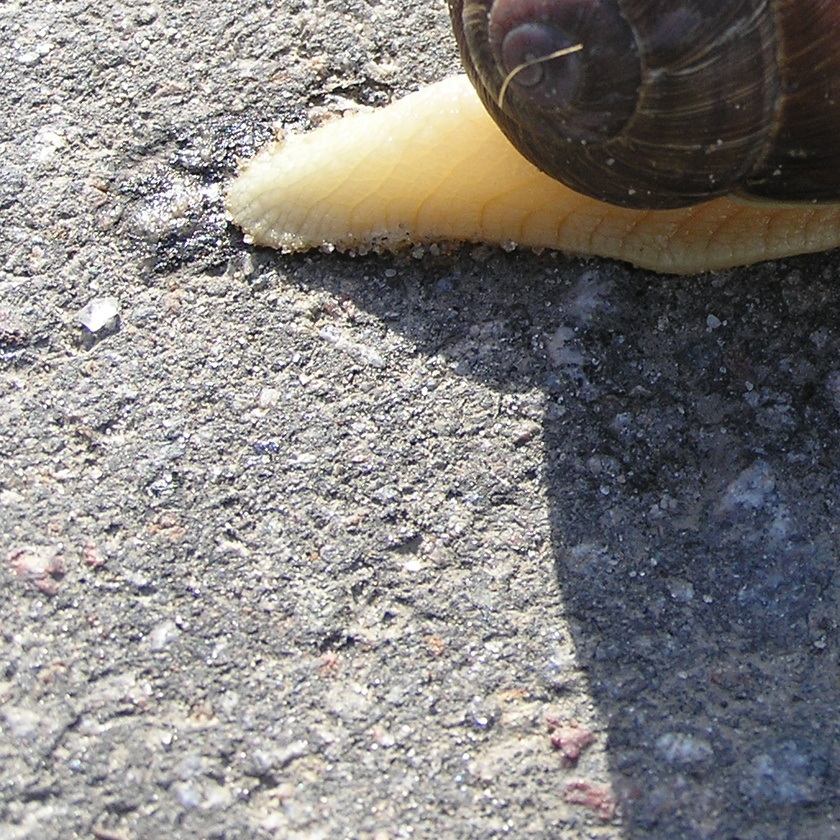
#> input picture LessСompressionJPEG/image.jpg, 840 x 840 px, shrunk from 1024 x 1024 before the run
$ python lesscompression_jpeg.py
#> lines starting #> are read from the running program, lines starting #| are printed output that depends on the picture
import os
import numpy as np
from scipy import fftpack
from PIL import Image
from huffman import HuffmanTree

#--- DCT ---

def dct_2d(image):
    return fftpack.dct(
        fftpack.dct(image.T, norm='ortho').T,
        norm='ortho',
    )

def idct_2d(image):
    return fftpack.dct(
        fftpack.dct(image.T, norm='ortho').T,
        norm='ortho',
    )


#--- quantization ---
def load_quantization_table(component):

    if component == 'lum':
        return np.array([
            [16, 11, 10, 16, 24, 40, 51, 61],
            [12, 12, 14, 19, 26, 58, 60, 55],
            [14, 13, 16, 24, 40, 57, 69, 56],
            [14, 17, 22, 29, 51, 87, 80, 62],
            [18, 22, 37, 56, 68, 109, 103, 77],
            [24, 35, 55, 64, 81, 104, 113, 92],
            [49, 64, 78, 87, 103, 121, 120, 101],
            [72, 92, 95, 98, 112, 100, 103, 99]
        ])

    elif component == 'chrom':
        return np.array([
            [17, 18, 24, 47, 99, 99, 99, 99],
            [18, 21, 26, 66, 99, 99, 99, 99],
            [24, 26, 56, 99, 99, 99, 99, 99],
            [47, 66, 99, 99, 99, 99, 99, 99],
            [99, 99, 99, 99, 99, 99, 99, 99],
            [99, 99, 99, 99, 99, 99, 99, 99],
            [99, 99, 99, 99, 99, 99, 99, 99],
            [99, 99, 99, 99, 99, 99, 99, 99]
        ])

def quantize(blok, component):
    q = load_quantization_table(component)
    return (blok / q).round().astype(np.int32)

def dequantize(blok, component):
    q = load_quantization_table(component)
    return blok * q


#--- zigzag ---
def zigzag_points(rows, cols):

    solution = [[] for _ in range(rows + cols - 1)]

    for i in range(rows):
        for j in range(cols):

            s = i + j

            if s % 2 == 0:
                solution[s].insert(0, (i, j))
            else:
                solution[s].append((i, j))

    for diagonal in solution:
        for point in diagonal:
            yield point


def block_to_zigzag(block):

    return np.array(
        [block[point] for point in zigzag_points(*block.shape)]
    )


def zigzag_to_block(zigzag):

    block = np.empty((8, 8), np.int32)

    for i, point in enumerate(zigzag_points(8, 8)):
        block[point] = zigzag[i]

    return block


#--- RLE ---
def run_length_encode(arr):

    encoded = []

    count = 1
    prev = arr[0]

    for elem in arr[1:]:

        if elem == prev:
            count += 1
        else:
            encoded.append((prev, count))
            prev = elem
            count = 1

    encoded.append((prev, count))
    return encoded


#--- encode ---
def encode(input_file, output_file):

#> called with input_file = 'image.jpg', output_file = 'compressed.asf'
    image = Image.open(input_file)
#> image is the input picture: PIL image 840x840 RGB; mean R, G, B 133.2, 130.2, 128.4

    ycbcr = image.convert('YCbCr')
#> ycbcr: PIL image 840x840 YCbCr; mean of channels 0, 1, 2 130.4, 126.2, 129.2

    npmat = np.array(ycbcr, dtype=np.uint8)

    rows, cols = npmat.shape[0], npmat.shape[1]
#> rows = 840; cols = 840

    if rows % 8 != 0 or cols % 8 != 0:
        raise ValueError(
            "Ширина та висота мають бути кратними 8"
        )

    result = []

    for row in range(0, rows, 8):
        for col in range(0, cols, 8):
            for channel in range(3):

                block = npmat[row:row + 8, col:col + 8, channel]

                block = block.astype(np.int32) - 128

                dct_block = dct_2d(block)

                quant_block = quantize(
                    dct_block,
                    'lum' if channel == 0 else 'chrom'
                )

                zigzag = block_to_zigzag(quant_block)

                rle = run_length_encode(zigzag)

                result.extend(rle)


#--- huffman ---
    values = []

    for item in result:
        values.append(item)
#> this loop made 266199 passes
#> item on passes 1 to 3: (24, 1), (-9, 1), (-30, 1)
#> (the call stopped at in encode, `huffman = HuffmanTree(values)`: huffman is not available in this run)

    huffman = HuffmanTree(values)

    table = huffman.value_to_bitstring_table()

    encoded_bits = ""

    for item in result:
        encoded_bits += table[item]

    with open(output_file, 'w') as f:
        f.write(encoded_bits)

    print("Кодування завершено")
    print("Розмір після стиснення:", len(encoded_bits), "біт")


#--- decode ---
def decoder(input_image, restored_image):

#> called with input_image = 'image.jpg', restored_image = 'restored.jpg'
    image = Image.open(input_image)

    image = image.convert('YCbCr')

    npmat = np.array(image, dtype=np.uint8)

    rows, cols = npmat.shape[0], npmat.shape[1]

    restored = np.zeros_like(npmat)

    for row in range(0, rows, 8):
        for col in range(0, cols, 8):
            for channel in range(3):
                block = npmat[row:row + 8, col:col + 8, channel]
                block = block.astype(np.int32) - 128
                dct_block = dct_2d(block)

                quant_block = quantize(
                    dct_block,
                    'lum' if channel == 0 else 'chrom'
                )

                dequant_block = dequantize(
                    quant_block,
                    'lum' if channel == 0 else 'chrom'
                )

                restored_block = idct_2d(dequant_block)

                restored_block = restored_block + 128

                restored_block = np.clip(
                    restored_block,
                    0,
                    255
                )

                restored[row:row + 8,
                         col:col + 8,
                         channel] = restored_block

        restored_img = Image.fromarray(
            restored.astype(np.uint8),
        ).convert('RGB')

        restored_img.save(restored_image)
#> this loop made 105 passes
#> pass 1, in decoder, `restored_img = Image.fromarray( restored.astype(np.uint8), ).convert('..`:
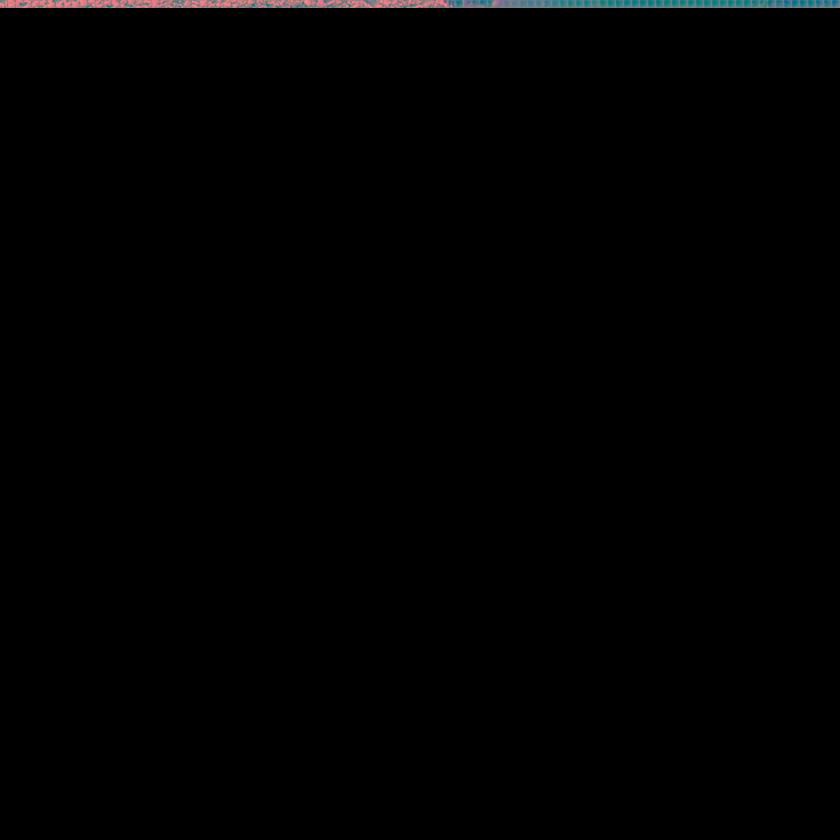
#> restored_img: PIL image 840x840 RGB; mean R, G, B 1.2, 1.2, 1.2
#> pass 3, in decoder, `restored_img = Image.fromarray( restored.astype(np.uint8), ).convert('..`:
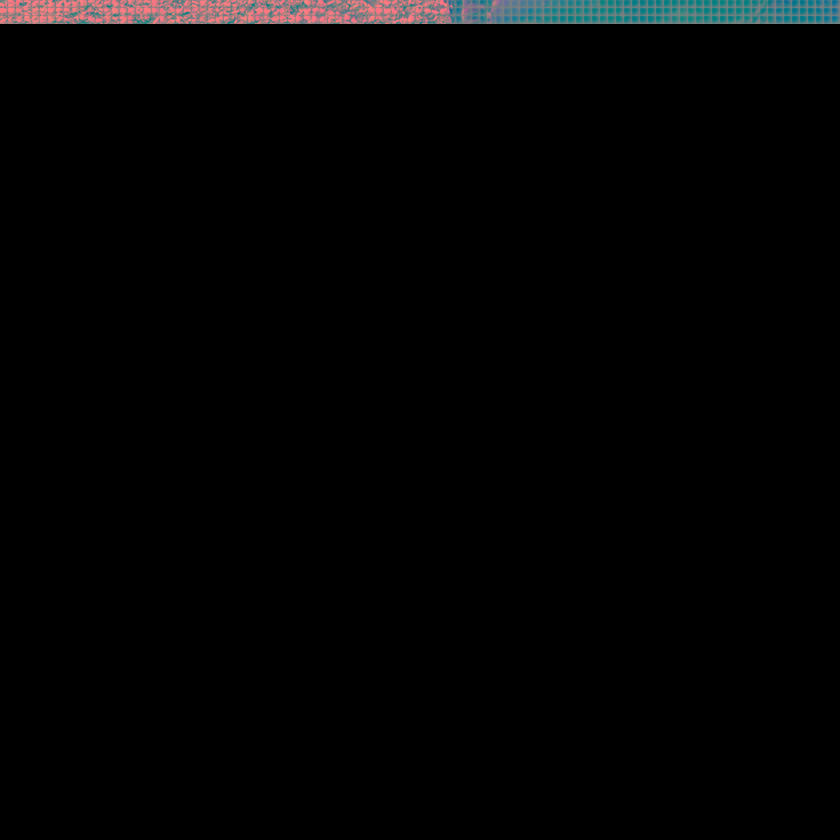
#> restored_img: PIL image 840x840 RGB; mean R, G, B 3.6, 3.6, 3.7
#> after the loop: restored: shape (840, 840, 3); mean of channels 0, 1, 2 129.2, 126, 128.7


#--- main ---
if __name__ == "__main__":

    input_file = "image.jpg"

    output_file = "compressed.asf"

    restored_file = "restored.jpg"

    encode(input_file, output_file)

    decoder(input_file, restored_file)

print("Декодування завершено")
